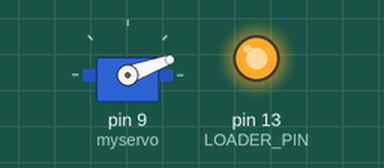
This sketch was run on a simulated Arduino Uno, built with avr-gcc and run on an emulated ATmega328P. Parts: servo, output pins drawn as LEDs (lit = HIGH).

Above: at 0.1 s.
At 0.6 s:
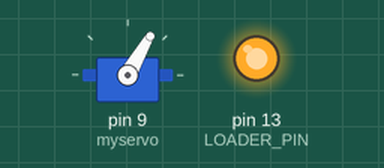
Timing chart, 0 to 2.1 s (numbered marks = the images above):
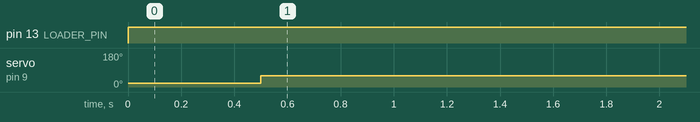

The sketch:

loaser_001.ino
```cpp
#include <Servo.h>
Servo myservo;


#define LOADER_PIN  13
int COND_ON = 1;
int COND_OFF =0;


void setup() {
  Serial.begin(115200);
  myservo.attach(9);
  pinMode(LOADER_PIN,OUTPUT);
  digitalWrite(LOADER_PIN,LOW);
  myservo.write(20);
}

void loop() {

  BOT_LOADER(COND_ON);

}

void BOT_LOADER (int cond){
  if(cond == 1){
    digitalWrite(LOADER_PIN,HIGH);
    delay(500);
    myservo.write(60);
  }else if(cond == 0 ){
    digitalWrite(LOADER_PIN,LOW);
    delay(500);
    myservo.write(20);
  }
}
```

Measured:
- by itself, pin 13 (LOADER_PIN): LOW → HIGH at 0.00 s
- by itself, servo on pin 9 (myservo): 20° → 60° at 0.50 s
